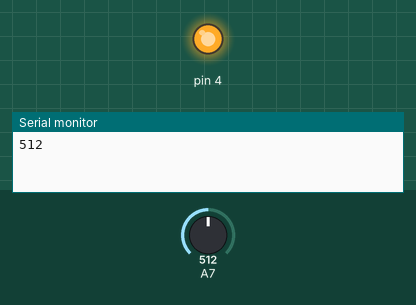
This sketch was run on a simulated Arduino Nano, built with avr-gcc and run on an emulated ATmega328P. Parts: output pins drawn as LEDs (lit = HIGH), the last lines printed to the serial monitor. Inputs (shaded band) come from the test bench; at power-on: A7 = 512.

Above: at 1.2 s.
1.3 s: A7 set to 413
2.8 s: A7 set to 388
At 3.8 s:
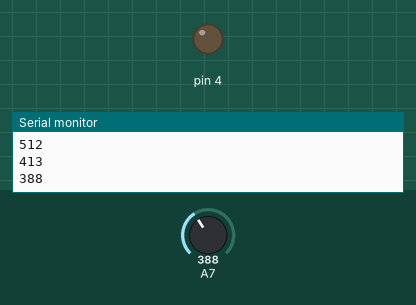
4.3 s: A7 set to 410
At 5.0 s:
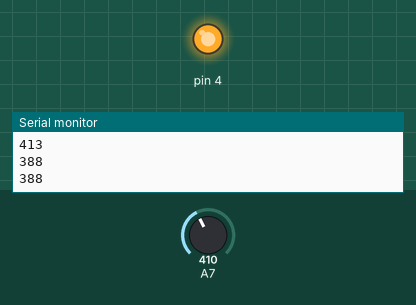
5.8 s: A7 set to 390
At 6.1 s:
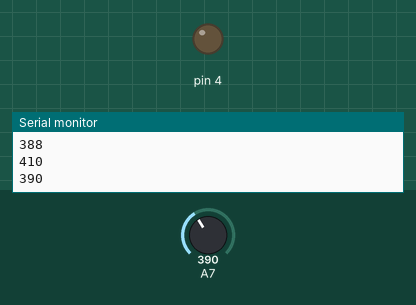
Timing chart, 0 to 8.3 s (numbered marks = the images above; inputs shaded):
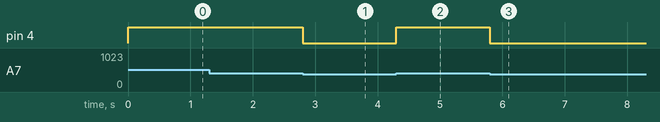

Measured:
- the behaviour switches between 401 and 400 on A7 (found by bisection; images 0 and 1)
- after the input at 2.8 s, pin 4: HIGH → LOW at once
- after the input at 4.3 s, pin 4: LOW → HIGH at once
- after the input at 5.8 s, pin 4: HIGH → LOW at once

The sketch:

ldr_laser.ino
```cpp
unsigned long lM = 0;

void setup()
{
  pinMode(4, OUTPUT);
  Serial.begin(9600);
}

void loop()
{
  unsigned long cM = millis();
  if (cM - lM >= 1000)
  {
    lM = cM;
    Serial.println(analogRead(A7));
  }
  digitalWrite(4, (analogRead(A7) > 400));
}
```
